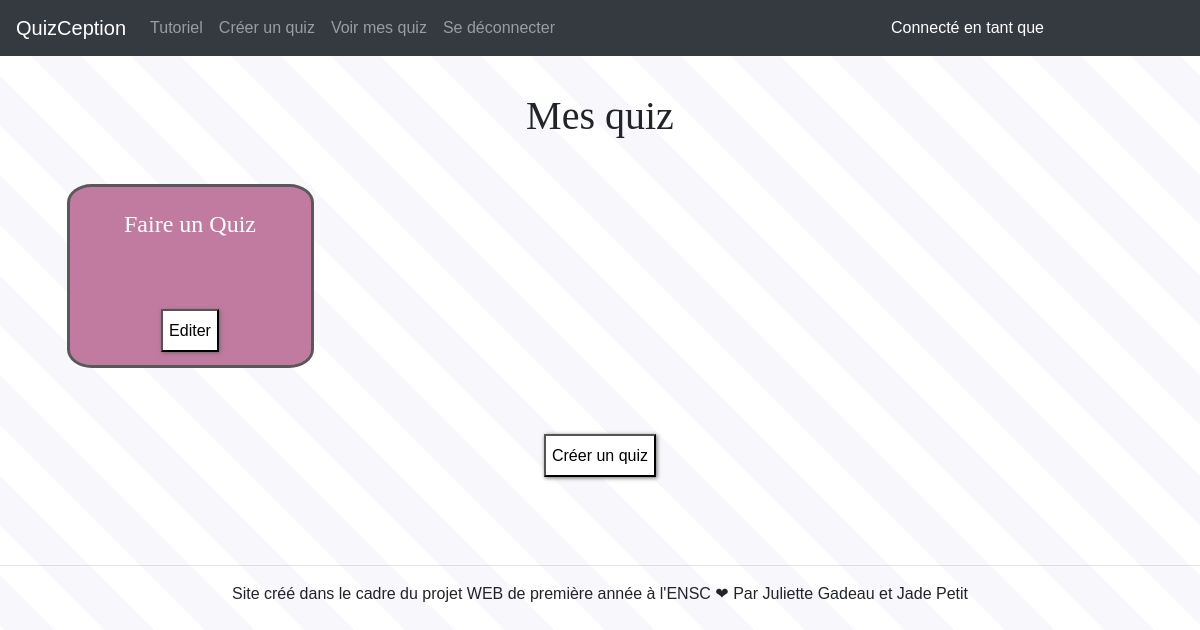
/pages/voir_quiz.php, run on an earlier commit of the app's database.
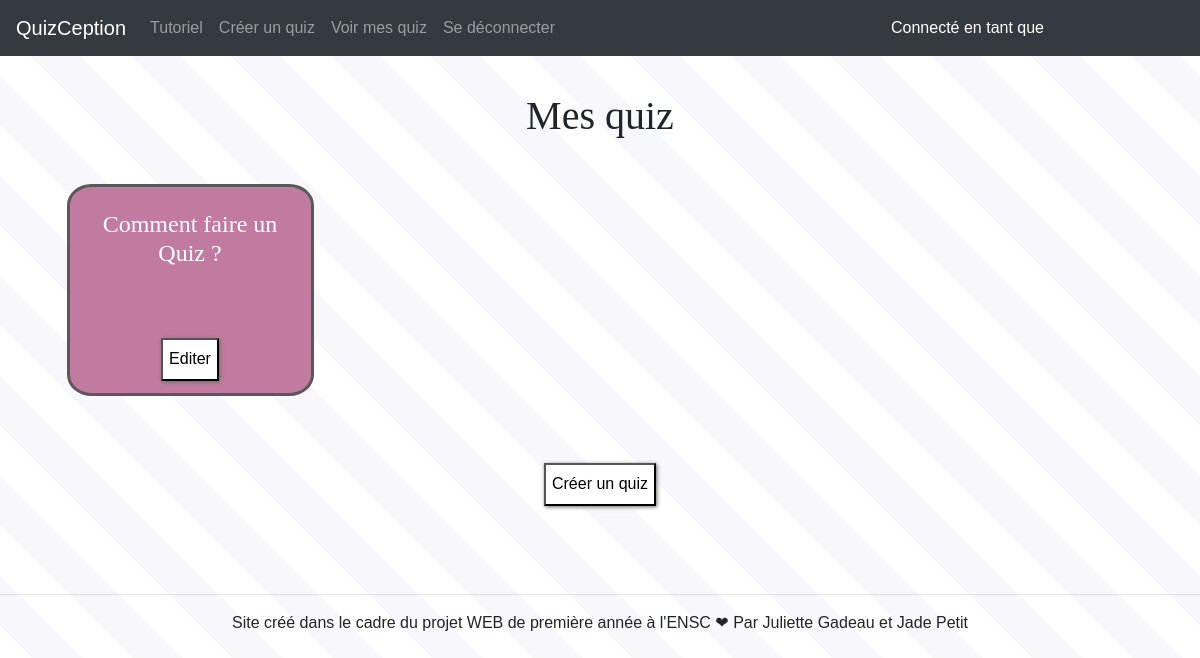
And on a later commit of the database.
### tables this page shows
CREATE TABLE `quiz` (
  `no_quiz` int(20) NOT NULL,
  `nom` varchar(200) NOT NULL,
  `meilleur_score` int(20) NOT NULL,
  `meilleur_temps` int(20) NOT NULL,
  `temps_max` int(20) NOT NULL,
  `nb_question` int(20) NOT NULL,
  `login_ad` varchar(20) DEFAULT NULL
);

### pages/voir_quiz.php (the view, shortened to what this page needs)
<!DOCTYPE html>
<html>
<head>
  <?php include '../lib/bootstrap_header.php'; ?>
</head>
<body>
  <?php include '../includes/menu_deconnexion_ad.php'; ?>
   <h1> Mes quiz </h1>
   <div class="row">
     <?php
     require("../bdd/connect.php");
     $req = 'SELECT * FROM QUIZ';
     $data = $bdd->query($req);
     $cpt=1;
     while ($Tuple=$data->fetch())
     {
       if($Tuple['login_ad']==$_SESSION['login_entre'])
       {
         ?>
          <div class="col-sm-4">
            <div class="petit_bloc2" id="quiz<?php echo $cpt ?>">
              <h4><?php echo $Tuple['nom'] ?></h4>
              <div class="bloc_bouton">
                <br/><br/>
                <a href="editer_quiz.php?id=<?php echo $cpt ?>"><input class="bouton2" type="button" value="Editer"></a>
              </div>
            </div>
          </div>
         <?php
         $cpt++;
       }
     }?>
  </div>
  <div class="bloc_bouton">
   <a href="init_creation_quiz.php"> <input class="bouton2" type="button" value="Créer un quiz"> </a>
  </div>
   <?php include '../includes/footer.php'; ?>
   <?php include '../lib/bootstrap_footer.php'; ?>
 </body>
</html>

What changed in the data, as far as the page shows it:
changed quiz: nom "Faire un Quiz" → "Comment faire un Quiz ?"
